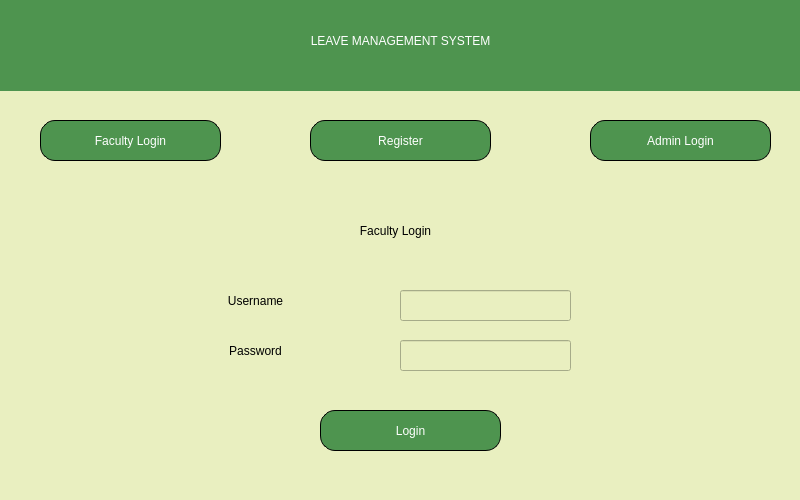
<?xml version="1.0" encoding="UTF-8"?>
<ui version="4.0">
 <class>Login_Page</class>
 <widget class="QMainWindow" name="Login_Page">
  <property name="geometry">
   <rect>
    <x>0</x>
    <y>0</y>
    <width>800</width>
    <height>500</height>
   </rect>
  </property>
  <property name="windowTitle">
   <string>MainWindow</string>
  </property>
  <property name="styleSheet">
   <string notr="true">background-color: rgb(233, 239, 192);</string>
  </property>
  <widget class="QWidget" name="centralwidget">
   <widget class="Line" name="line">
    <property name="geometry">
     <rect>
      <x>-820</x>
      <y>0</y>
      <width>1621</width>
      <height>91</height>
     </rect>
    </property>
    <property name="styleSheet">
     <string notr="true">background-color: rgb(78, 148, 79);</string>
    </property>
    <property name="orientation">
     <enum>Qt::Vertical</enum>
    </property>
   </widget>
   <widget class="QPushButton" name="Faculty_login_btn">
    <property name="geometry">
     <rect>
      <x>40</x>
      <y>120</y>
      <width>181</width>
      <height>41</height>
     </rect>
    </property>
    <property name="styleSheet">
     <string notr="true">QPushButton {
font: italic 14pt &quot;Goudy Old Style&quot;;
background-color: rgb(78, 148, 79);
color:rgb(255,255,255);
border: 1px solid;
border-radius: 15px;
border-style : inset;
}
QPushButton:hover {

background-color: rgb(233, 239, 192);
color: rgb(0,0,0);
}
</string>
    </property>
    <property name="text">
     <string>Faculty Login</string>
    </property>
   </widget>
   <widget class="QPushButton" name="Admin_login_btn">
    <property name="geometry">
     <rect>
      <x>590</x>
      <y>120</y>
      <width>181</width>
      <height>41</height>
     </rect>
    </property>
    <property name="styleSheet">
     <string notr="true">QPushButton {
font: italic 14pt &quot;Goudy Old Style&quot;;
background-color: rgb(78, 148, 79);
color:rgb(255,255,255);
border: 1px solid;
border-radius: 15px;
border-style : inset;
}
QPushButton:hover {

background-color: rgb(233, 239, 192);
color: rgb(0,0,0);
}
</string>
    </property>
    <property name="text">
     <string>Admin Login</string>
    </property>
   </widget>
   <widget class="QStackedWidget" name="stackedWidget">
    <property name="geometry">
     <rect>
      <x>0</x>
      <y>200</y>
      <width>801</width>
      <height>291</height>
     </rect>
    </property>
    <property name="currentIndex">
     <number>0</number>
    </property>
    <widget class="QWidget" name="Faculty_Login_page">
     <widget class="QLabel" name="label">
      <property name="geometry">
       <rect>
        <x>320</x>
        <y>10</y>
        <width>151</width>
        <height>41</height>
       </rect>
      </property>
      <property name="styleSheet">
       <string notr="true">font: italic 18pt &quot;Goudy Old Style&quot;;</string>
      </property>
      <property name="text">
       <string>Faculty Login</string>
      </property>
      <property name="alignment">
       <set>Qt::AlignCenter</set>
      </property>
     </widget>
     <widget class="QLabel" name="label_2">
      <property name="geometry">
       <rect>
        <x>180</x>
        <y>80</y>
        <width>151</width>
        <height>41</height>
       </rect>
      </property>
      <property name="styleSheet">
       <string notr="true">font: italic 18pt &quot;Goudy Old Style&quot;;</string>
      </property>
      <property name="text">
       <string>Username</string>
      </property>
      <property name="alignment">
       <set>Qt::AlignCenter</set>
      </property>
     </widget>
     <widget class="QLabel" name="label_3">
      <property name="geometry">
       <rect>
        <x>180</x>
        <y>130</y>
        <width>151</width>
        <height>41</height>
       </rect>
      </property>
      <property name="styleSheet">
       <string notr="true">font: italic 18pt &quot;Goudy Old Style&quot;;</string>
      </property>
      <property name="text">
       <string>Password</string>
      </property>
      <property name="alignment">
       <set>Qt::AlignCenter</set>
      </property>
     </widget>
     <widget class="QLineEdit" name="Fac_user_edt">
      <property name="geometry">
       <rect>
        <x>400</x>
        <y>90</y>
        <width>171</width>
        <height>31</height>
       </rect>
      </property>
      <property name="styleSheet">
       <string notr="true">color: rgb(0, 0, 0);
font: 75 14pt &quot;Goudy Old Style&quot;;</string>
      </property>
     </widget>
     <widget class="QLineEdit" name="Fac_password_edt">
      <property name="geometry">
       <rect>
        <x>400</x>
        <y>140</y>
        <width>171</width>
        <height>31</height>
       </rect>
      </property>
      <property name="styleSheet">
       <string notr="true">color: rgb(0, 0, 0);
font: 75 14pt &quot;Goudy Old Style&quot;;</string>
      </property>
     </widget>
     <widget class="QPushButton" name="log_btn_fac">
      <property name="geometry">
       <rect>
        <x>320</x>
        <y>210</y>
        <width>181</width>
        <height>41</height>
       </rect>
      </property>
      <property name="styleSheet">
       <string notr="true">QPushButton {
font: italic 14pt &quot;Goudy Old Style&quot;;
background-color: rgb(78, 148, 79);
color:rgb(255,255,255);
border: 1px solid;
border-radius: 15px;
border-style : inset;
}
QPushButton:hover {

background-color: rgb(233, 239, 192);
color: rgb(0,0,0);
}
</string>
      </property>
      <property name="text">
       <string>Login</string>
      </property>
     </widget>
    </widget>
    <widget class="QWidget" name="Admin_login_page">
     <widget class="QLabel" name="label_4">
      <property name="geometry">
       <rect>
        <x>330</x>
        <y>20</y>
        <width>151</width>
        <height>41</height>
       </rect>
      </property>
      <property name="styleSheet">
       <string notr="true">font: italic 18pt &quot;Goudy Old Style&quot;;</string>
      </property>
      <property name="text">
       <string>Admin Login</string>
      </property>
      <property name="alignment">
       <set>Qt::AlignCenter</set>
      </property>
     </widget>
     <widget class="QLineEdit" name="admin_password_edt">
      <property name="geometry">
       <rect>
        <x>460</x>
        <y>140</y>
        <width>171</width>
        <height>31</height>
       </rect>
      </property>
      <property name="styleSheet">
       <string notr="true">color: rgb(0, 0, 0);
font: 75 14pt &quot;Goudy Old Style&quot;;</string>
      </property>
     </widget>
     <widget class="QLabel" name="label_5">
      <property name="geometry">
       <rect>
        <x>190</x>
        <y>140</y>
        <width>151</width>
        <height>41</height>
       </rect>
      </property>
      <property name="styleSheet">
       <string notr="true">font: italic 18pt &quot;Goudy Old Style&quot;;</string>
      </property>
      <property name="text">
       <string>Password</string>
      </property>
      <property name="alignment">
       <set>Qt::AlignCenter</set>
      </property>
     </widget>
     <widget class="QLineEdit" name="admin_user_edt">
      <property name="geometry">
       <rect>
        <x>460</x>
        <y>100</y>
        <width>171</width>
        <height>31</height>
       </rect>
      </property>
      <property name="styleSheet">
       <string notr="true">color: rgb(0, 0, 0);
font: 75 14pt &quot;Goudy Old Style&quot;;</string>
      </property>
     </widget>
     <widget class="QLabel" name="label_6">
      <property name="geometry">
       <rect>
        <x>190</x>
        <y>90</y>
        <width>151</width>
        <height>41</height>
       </rect>
      </property>
      <property name="styleSheet">
       <string notr="true">font: italic 18pt &quot;Goudy Old Style&quot;;</string>
      </property>
      <property name="text">
       <string>Username</string>
      </property>
      <property name="alignment">
       <set>Qt::AlignCenter</set>
      </property>
     </widget>
     <widget class="QPushButton" name="log_btn_admin">
      <property name="geometry">
       <rect>
        <x>330</x>
        <y>220</y>
        <width>181</width>
        <height>41</height>
       </rect>
      </property>
      <property name="styleSheet">
       <string notr="true">QPushButton {
font: italic 14pt &quot;Goudy Old Style&quot;;
background-color: rgb(78, 148, 79);
color:rgb(255,255,255);
border: 1px solid;
border-radius: 15px;
border-style : inset;
}
QPushButton:hover {

background-color: rgb(233, 239, 192);
color: rgb(0,0,0);
}
</string>
      </property>
      <property name="text">
       <string>Login</string>
      </property>
     </widget>
    </widget>
   </widget>
   <widget class="QLabel" name="label_7">
    <property name="geometry">
     <rect>
      <x>0</x>
      <y>10</y>
      <width>801</width>
      <height>61</height>
     </rect>
    </property>
    <property name="styleSheet">
     <string notr="true">background-color: rgb(78, 148, 79);
font:18pt &quot;Goudy Old Style&quot;;
font: 75 26pt &quot;Goudy Old Style&quot;;
color: rgb(255, 255, 255);</string>
    </property>
    <property name="text">
     <string>LEAVE MANAGEMENT SYSTEM</string>
    </property>
    <property name="alignment">
     <set>Qt::AlignCenter</set>
    </property>
   </widget>
   <widget class="QPushButton" name="Reg_btn">
    <property name="geometry">
     <rect>
      <x>310</x>
      <y>120</y>
      <width>181</width>
      <height>41</height>
     </rect>
    </property>
    <property name="styleSheet">
     <string notr="true">QPushButton {
font: italic 14pt &quot;Goudy Old Style&quot;;
background-color: rgb(78, 148, 79);
color:rgb(255,255,255);
border: 1px solid;
border-radius: 15px;
border-style : inset;
}
QPushButton:hover {

background-color: rgb(233, 239, 192);
color: rgb(0,0,0);
}
</string>
    </property>
    <property name="text">
     <string>Register</string>
    </property>
   </widget>
  </widget>
 </widget>
 <resources/>
 <connections/>
</ui>
